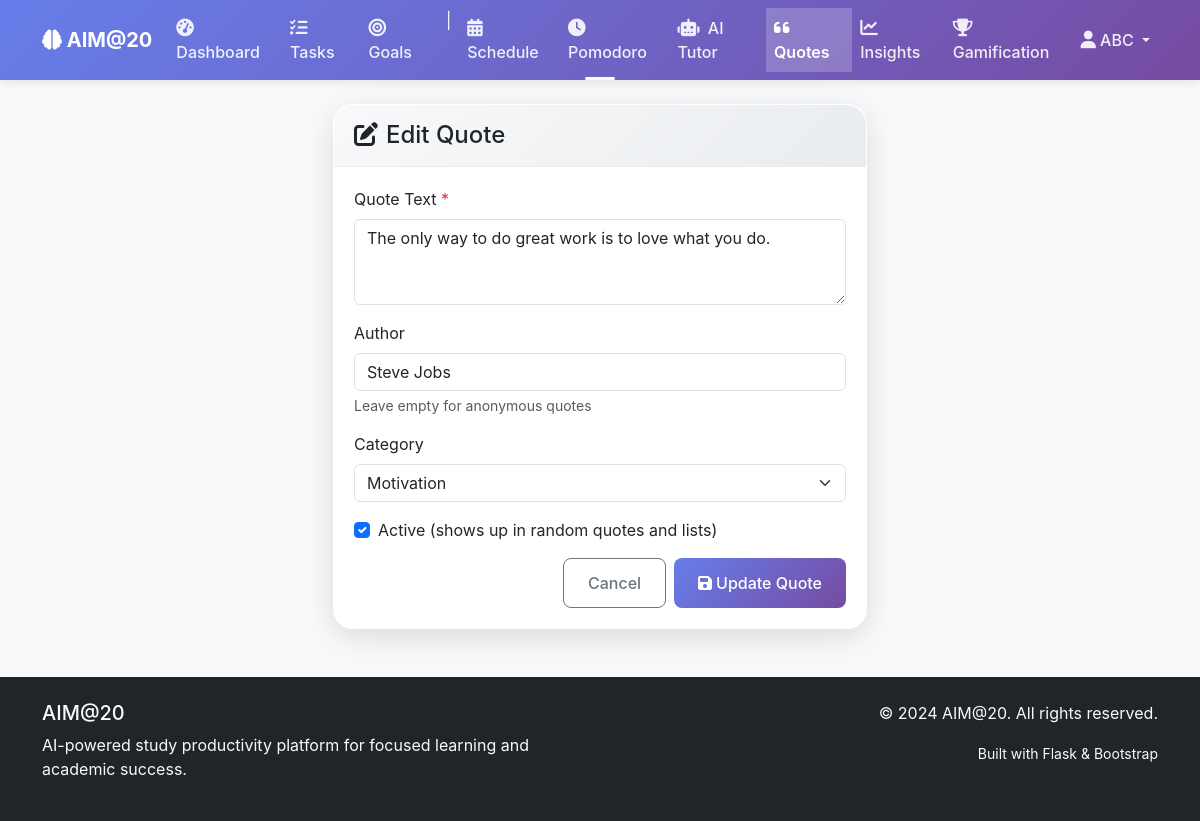
/quotes/1/edit (signed in), run on the app's committed database.
### app/models.py (models this page shows, shortened)
class User(UserMixin, db.Model):
    id = db.Column(db.Integer, primary_key=True)
    username = db.Column(db.String(80), unique=True, nullable=False)
    email = db.Column(db.String(120), unique=True, nullable=False)
    password_hash = db.Column(db.String(128), nullable=False)
    is_admin = db.Column(db.Boolean, default=False)
    created_at = db.Column(db.DateTime, default=datetime.utcnow)
    last_login = db.Column(db.DateTime)
    tasks = db.relationship('Task', backref='user', lazy=True, cascade='all, delete-orphan')
    goals = db.relationship('Goal', backref='user', lazy=True, cascade='all, delete-orphan')
    schedules = db.relationship('Schedule', backref='user', lazy=True, cascade='all, delete-orphan')
    pomodoro_sessions = db.relationship('PomodoroSession', backref='user', lazy=True, cascade='all, delete-orphan')
    achievements = db.relationship('Achievement', backref='user', lazy=True, cascade='all, delete-orphan')
    user_settings = db.relationship('UserSettings', backref='user', lazy=True, cascade='all, delete-orphan', uselist=False)
    productivity_data = db.relationship('UserProductivity', backref='user', lazy=True, cascade='all, delete-orphan')
    ai_chats = db.relationship('AIChat', backref='user', lazy=True, cascade='all, delete-orphan')
    quizzes = db.relationship('Quiz', backref='user', lazy=True, cascade='all, delete-orphan')
    quiz_attempts = db.relationship('QuizAttempt', backref='user', lazy=True, cascade='all, delete-orphan')

class Quote(db.Model):
    id = db.Column(db.Integer, primary_key=True)
    text = db.Column(db.Text, nullable=False)
    author = db.Column(db.String(100))
    category = db.Column(db.String(50))  # e.g., 'motivation', 'focus', 'success'
    is_active = db.Column(db.Boolean, default=True)
    created_at = db.Column(db.DateTime, default=datetime.utcnow)

### app/routes/quotes.py (the view, shortened to what this page needs)
@quotes_bp.route('/<int:quote_id>/edit', methods=['GET', 'POST'])
@login_required
def edit(quote_id):
    quote = Quote.query.get_or_404(quote_id)
    return render_template('quotes/edit.html', quote=quote)

### app/__init__.py (called while the page is built)
@login_manager.user_loader
def load_user(user_id):
    from app.models import User
    return User.query.get(int(user_id))

### app/templates/quotes/edit.html (shortened to what this page needs)
{% extends "base.html" %}
{% block content %}
<div class="container">
    <div class="row justify-content-center">
        <div class="col-md-8 col-lg-6">
            <div class="card">
                <div class="card-header">
                    <h4 class="mb-0"><i class="fas fa-edit me-2"></i>Edit Quote</h4>
                </div>
                <div class="card-body">
                    <form method="POST" action="{{ url_for('quotes.edit', quote_id=quote.id) }}">
                        <div class="mb-3">
                            <label for="text" class="form-label">Quote Text <span class="text-danger">*</span></label>
                            <textarea class="form-control" id="text" name="text" rows="3" required
                                      placeholder="Enter the inspirational quote" maxlength="1000">{{ quote.text }}</textarea>
                        </div>
                        <div class="mb-3">
                            <label for="author" class="form-label">Author</label>
                            <input type="text" class="form-control" id="author" name="author"
                                   placeholder="Who said this quote? (optional)" maxlength="100"
                                   value="{{ quote.author or '' }}">
                            <div class="form-text">Leave empty for anonymous quotes</div>
                        </div>
                        <div class="mb-3">
                            <label for="category" class="form-label">Category</label>
                            <select class="form-select" id="category" name="category">
                                <option value="motivation" {{ 'selected' if quote.category == 'motivation' else '' }}>Motivation</option>
                            </select>
                        </div>
                        <div class="mb-3">
                            <div class="form-check">
                                <input class="form-check-input" type="checkbox" id="is_active" name="is_active"
                                       {{ 'checked' if quote.is_active else '' }}>
                                <label class="form-check-label" for="is_active">
                                    Active (shows up in random quotes and lists)
                                </label>
                            </div>
                        </div>
                        <div class="d-flex gap-2 justify-content-end">
                            <a href="{{ url_for('quotes.index') }}" class="btn btn-outline-secondary">Cancel</a>
                            <button type="submit" class="btn btn-primary">
                                <i class="fas fa-save me-1"></i>Update Quote
                            </button>
                        </div>
                    </form>
                </div>
            </div>
        </div>
    </div>
</div>
{% endblock %}

### app/templates/base.html (shortened to what this page needs)
<!DOCTYPE html>
<html lang="en">
<head>
    <link href="https://cdn.jsdelivr.net/npm/bootstrap@5.3.0/dist/css/bootstrap.min.css" rel="stylesheet">
    <link rel="stylesheet" href="https://cdnjs.cloudflare.com/ajax/libs/font-awesome/6.4.0/css/all.min.css">
    <link rel="stylesheet" href="{{ url_for('static', filename='css/style.css') }}">
</head>
<body>
    <nav class="navbar navbar-expand-lg navbar-dark bg-primary">
        <div class="container">
            <a class="navbar-brand" href="{{ url_for('main.index') }}">
                <i class="fas fa-brain"></i> AIM@20
            </a>
            <div class="collapse navbar-collapse" id="navbarNav">
                <ul class="navbar-nav me-auto">
                    {% if current_user.is_authenticated %}
                        <li class="nav-item">
                            <a class="nav-link {% if request.endpoint == 'main.dashboard' %}active{% endif %}" href="{{ url_for('main.dashboard') }}"
                               data-bs-toggle="tooltip" data-bs-placement="bottom" title="Your productivity dashboard">
                                <i class="fas fa-tachometer-alt me-1"></i>
                                <span class="d-none d-lg-inline">Dashboard</span>
                            </a>
                        </li>
                        <li class="nav-item">
                            <a class="nav-link" href="{{ url_for('tasks.index') }}" data-bs-toggle="tooltip" data-bs-placement="bottom" title="Manage your study tasks">
                                <i class="fas fa-tasks me-1"></i>
                                <span class="d-none d-lg-inline">Tasks</span>
                            </a>
                        </li>
                        <li class="nav-item">
                            <a class="nav-link " href="{{ url_for('goals.index') }}" data-bs-toggle="tooltip" data-bs-placement="bottom" title="Track your study goals">
                                <i class="fas fa-bullseye me-1"></i>
                                <span class="d-none d-lg-inline">Goals</span>
                            </a>
                        </li>
                        <li class="nav-item"><span class="navbar-text text-white mx-2">|</span></li>
                        <li class="nav-item">
                            <a class="nav-link " href="{{ url_for('schedules.index') }}" data-bs-toggle="tooltip" data-bs-placement="bottom" title="AI-generated study schedules">
                                <i class="fas fa-calendar-alt me-1"></i>
                                <span class="d-none d-lg-inline">Schedule</span>
                            </a>
                        </li>
                        <li class="nav-item">
                            <a class="nav-link " href="{{ url_for('pomodoro.index') }}" data-bs-toggle="tooltip" data-bs-placement="bottom" title="Focus timer with Pomodoro technique">
                                <i class="fas fa-clock me-1"></i>
                                <span class="d-none d-lg-inline">Pomodoro</span>
                            </a>
                        </li>
                        <li class="nav-item">
                            <a class="nav-link " href="{{ url_for('ai_tutor.index') }}" data-bs-toggle="tooltip" data-bs-placement="bottom" title="AI-powered study assistance">
                                <i class="fas fa-robot me-1"></i>
                                <span class="d-none d-lg-inline">AI Tutor</span>
                            </a>
                        </li>
                        <li class="nav-item">
                            <a class="nav-link {% if request.endpoint and 'quotes' in request.endpoint %}active{% endif %}" href="{{ url_for('quotes.index') }}" data-bs-toggle="tooltip" data-bs-placement="bottom" title="Motivational quotes collection">
                                <i class="fas fa-quote-left me-1"></i>
                                <span class="d-none d-lg-inline">Quotes</span>
                            </a>
                        </li>
                        <li class="nav-item">
                            <a class="nav-link " href="{{ url_for('insights.index') }}" data-bs-toggle="tooltip" data-bs-placement="bottom" title="Productivity analytics and insights">
                                <i class="fas fa-chart-line me-1"></i>
                                <span class="d-none d-lg-inline">Insights</span>
                            </a>
                        </li>
                        <li class="nav-item">
                            <a class="nav-link " href="{{ url_for('gamification.index') }}" data-bs-toggle="tooltip" data-bs-placement="bottom" title="Badges, streaks, and achievements">
                                <i class="fas fa-trophy me-1"></i>
                                <span class="d-none d-lg-inline">Gamification</span>
                            </a>
                        </li>
                    {% endif %}
                </ul>
                <ul class="navbar-nav">
                    {% if current_user.is_authenticated %}
                        <li class="nav-item dropdown">
                            <a class="nav-link dropdown-toggle" href="#" id="userDropdown" role="button" data-bs-toggle="dropdown">
                                <i class="fas fa-user"></i> {{ current_user.username }}
                            </a>
                        </li>
                    {% endif %}
                </ul>
            </div>
        </div>
    </nav>
    <main class="container mt-4">
        {% block content %}{% endblock %}
    </main>
    <footer class="bg-dark text-light mt-5 py-4">
        <div class="container">
            <div class="row">
                <div class="col-md-6">
                    <h5>AIM@20</h5>
                    <p>AI-powered study productivity platform for focused learning and academic success.</p>
                </div>
                <div class="col-md-6 text-md-end">
                    <p>&copy; 2024 AIM@20. All rights reserved.</p>
                    <p><small>Built with Flask & Bootstrap</small></p>
                </div>
            </div>
        </div>
    </footer>
</body>
</html>

### app/static/css/style.css (style rules this page uses)
body { font-family: 'Inter', 'Segoe UI', Tahoma, Geneva, Verdana, sans-serif; background: #f8f9fa; min-height: 100vh; }
.navbar { background: #007bff; box-shadow: 0 2px 4px rgba(0,0,0,0.1); z-index: 1030; }
.navbar-brand { font-weight: 700; color: white !important; }
.navbar-nav .nav-link { font-weight: 500; color: rgba(255, 255, 255, 0.9) !important; }
.navbar-nav .nav-link.active { background: rgba(255, 255, 255, 0.2); color: white !important; font-weight: 600; }
.navbar-nav .nav-link i { font-size: 1.1em; }
.navbar-nav .nav-link.active::after { content: ''; position: absolute; bottom: 0; left: 50%; transform: translateX(-50%); width: 30px; height: 3px; background-color: #fff; border-radius: 2px; }
.navbar-nav .nav-link { transition: all 0.3s cubic-bezier(0.4, 0, 0.2, 1); }
.navbar { background: linear-gradient(135deg, #667eea 0%, #764ba2 100%); box-shadow: 0 2px 10px rgba(0, 0, 0, 0.1); }
.navbar-brand { font-weight: bold; font-size: 1.25rem; }
.card { border: none; border-radius: 10px; box-shadow: 0 4px 6px rgba(0, 0, 0, 0.1); }
.btn { border-radius: 6px; padding: 0.75rem 1.5rem; font-weight: 500; }
.btn-primary { background: #007bff; border: none; }
.card { background: rgba(255, 255, 255, 0.95); backdrop-filter: blur(20px); -webkit-backdrop-filter: blur(20px); border: 1px solid rgba(255, 255, 255, 0.2); box-shadow: 0 20px 60px rgba(0, 0, 0, 0.1); border-radius: 20px; transition: all 0.4s cubic-bezier(0.4, 0, 0.2, 1); animation: fadeInUp 0.6s ease-out; }
.card-header { background: linear-gradient(135deg, #f8f9fa 0%, #e9ecef 100%); border-bottom: 1px solid rgba(0, 0, 0, 0.1); padding: 1.5rem 2rem; border-radius: 20px 20px 0 0 !important; }
.card-body { padding: 2rem; }
.card { box-shadow: 0 8px 30px rgba(0, 0, 0, 0.12); border: none; border-radius: 20px; transition: all 0.4s cubic-bezier(0.4, 0, 0.2, 1); backdrop-filter: blur(20px); -webkit-backdrop-filter: blur(20px); background: rgba(255, 255, 255, 0.9); border: 1px solid rgba(255, 255, 255, 0.2); animation: fadeInUp 0.6s ease-out; animation-fill-mode: both; }
.card-header { background-color: #f8f9fa; border-bottom: 1px solid #e9ecef; padding: 1rem 1.25rem; }
.card-body { padding: 1.25rem; }
.btn { border-radius: 8px; font-weight: 500; transition: all 0.2s ease; }
.btn { position: relative; overflow: hidden; transition: all 0.3s cubic-bezier(0.4, 0, 0.2, 1); }
.btn::before { content: ''; position: absolute; top: 50%; left: 50%; width: 0; height: 0; background: rgba(255, 255, 255, 0.2); border-radius: 50%; transform: translate(-50%, -50%); transition: width 0.6s, height 0.6s; }
.btn-primary { background: linear-gradient(135deg, #667eea 0%, #764ba2 100%); border: none; position: relative; overflow: hidden; }
.btn-primary::after { content: ''; position: absolute; top: 0; left: -100%; width: 100%; height: 100%; background: linear-gradient(90deg, transparent, rgba(255, 255, 255, 0.2), transparent); transition: left 0.5s; }
.fas, .far { transition: all 0.3s ease; }

### data on the page
User: username "ABC"
Quote: text "The only way to do great work is to love what you do.", author "Steve Jobs"
